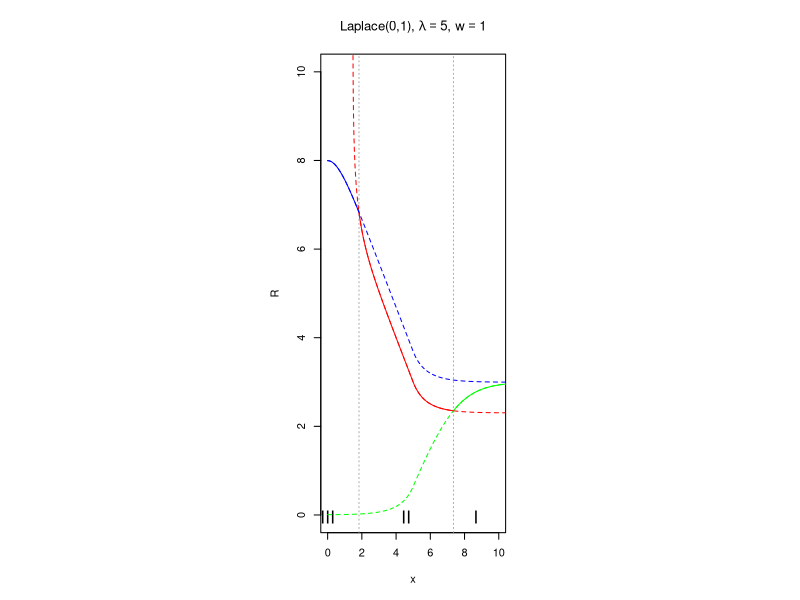

The R script that drew this image:
#--------------------------------------------------------------------------------------------------------------------#
# On frequentist coverage of Bayesian credible sets for estimation of the mean under constraints
# Duisters & Schmidt-Hieber
# Math Institute, Leiden University
# Feb 2020
#--------------------------------------------------------------------------------------------------------------------#
#--------------------------------------------------------------------------------------------------------------------#
# source functions
library(rmutil) #dlaplace

#--------------------------------------------------------------------------------------------------------------------#
# Plots
#--------------------------------------------------------------------------------------------------------------------#
# Fig: Visualize R functions
dist <- "Lap"

# localize g and G functions
if(dist=="Lap"){
  g <- function(x,theta0=0){dlaplace(x,m=theta0,s=1)}
  G <- function(x,theta0=0){plaplace(x,m=theta0,s=1)}  
  Ginv <- function(p){qlaplace(p)}
  distname <- "Laplace(0,1)"
}

#--------------------------------------------------------------------------------------------------------------------#
# R functions
R1f <- function(x,alpha,w,lambda){Ginv(pmax(0,pmin(1,1 - alpha/2 - (1-w)/(2*w)*alpha*g(x)-((1-alpha)/2)*(G(lambda-x)-G(-lambda-x)))))}
R2f <- function(x,alpha,w,lambda){Ginv(pmax(0,pmin(1,1 - alpha - (1-w)/w*alpha*g(x)+alpha*(G(lambda-x)-G(-lambda-x)) + G(-lambda-x))))}
R3f <- function(x,alpha,w,lambda){Ginv(pmax(0,pmin(1,1 - alpha/2 - (1-w)/(2*w)*alpha*g(x)+(alpha/2)*(G(lambda-x)-G(-lambda-x)))))}

#--------------------------------------------------------------------------------------------------------------------#


#--------------------------------------------------------------------------------------------------------------------#
# codechunk for plotting
code.chunk <- function(lambda,alpha,w,distname,h=0.0001){
  
  xgrid <- seq(0,15,h)
  ranges <- c(0,10)
  
  # get R
  R1 <- R1f(xgrid,alpha,w,lambda)
  R2 <- R2f(xgrid,alpha,w,lambda)
  R3 <- R3f(xgrid,alpha,w,lambda)
  
  plot(xgrid,xgrid,type="n",xlab="x",ylab="R",xlim=ranges,ylim=c(0,10)) 
  title(bquote(paste(.(distname),", ",lambda==.(lambda),", ",w==.(w))))
  
  
  X1 <- xgrid[xgrid > lambda + R1]
  X2 <- xgrid[(xgrid > 0) & (-lambda + R3 < xgrid) & (xgrid <= lambda + R1)  ]
  X3 <- xgrid[abs(xgrid) <= -lambda + R3]
  X4 <- -X2
  X5 <- -X1
  
  # exclude |x| <= t_alpha
  ta <-max(0,xgrid[((w/(1-w))*(G(xgrid - lambda) + G(-xgrid - lambda))/g(xgrid)) <= (alpha/(1-alpha))])
  
  if(ta==0){ # this is a manual trick, not exact
    #abline(v=c(max(X5),max(X4),min(X2),min(X1)),lty=3,col="darkgrey")
    #mtext(c("I","IV","III","II","I"),side=1,adj=0.5,line=-1.5,at=c((min(ranges)+max(X5))/2,(max(X5)+max(X4))/2,(max(X4)+min(X2))/2,(min(X2)+min(X1))/2,(min(X1)+max(ranges))/2))
    abline(v=c(min(X2),min(X1)),lty=3,col="darkgrey")
    mtext(c("III","II","I"),side=1,adj=0.5,line=-1.5,at=c((max(X4)+min(X2))/2,(min(X2)+min(X1))/2,(min(X1)+max(ranges))/2))
    
  }else{
    # abline(v=c(max(X5),-ta,ta,min(X1)),lty=3,col="darkgrey")  
    # mtext(c("I","IV","-","II","I"),side=1,adj=0.5,line=-1.5,at=c((min(ranges)+max(X5))/2,(max(X5)-ta)/2,(-ta+ta)/2,(ta+min(X1))/2,(min(X1)+max(ranges))/2))
    # mtext(c(expression(-t[alpha]),expression(t[alpha])),side=1,at=c(-ta,ta),line=1)
    abline(v=c(ta,min(X1)),lty=3,col="darkgrey")  
    mtext(c("-","II","I"),side=1,adj=0.5,line=-1.5,at=c((-ta+ta)/2,(ta+min(X1))/2,(min(X1)+max(ranges))/2))
    mtext(c(expression(t[alpha])),side=1,at=c(ta),line=1)
  }
  
  lines(xgrid,R1,col="green",lty=2)
  lines(xgrid,R2,col="red",lty=2)
  lines(xgrid,R3,col="blue",lty=2)
  
  # Active x in regime
  lines(X1[abs(X1)>ta],R1f(X1[abs(X1)>ta],alpha,w,lambda),col="green",lty=1)
  lines(X2[abs(X2)>ta],R2f(X2[abs(X2)>ta],alpha,w,lambda),col="red",lty=1)
  lines(X3[abs(X3)>ta],R3f(X3[abs(X3)>ta],alpha,w,lambda),col="blue",lty=1)
  
  
}
# note, could use this code to generate L,U figures as well (replace getU function). Gives the same results.

#--------------------------------------------------------------------------------------------------------------------#
# Visualize R function
#pdf("Figures/figR.pdf",width=12,height=4.5)
png("Figures/figR.png",width=12,height=4.5,unit="in",res=300)

par(mfrow=c(1,3)) # this is a trick to get the size exactly the same as figLU
plot.new()
code.chunk(lambda=5,alpha=0.05,w=1,distname) # the actual figure
plot.new()

dev.off()

#--------------------------------------------------------------------------------------------------------------------#
